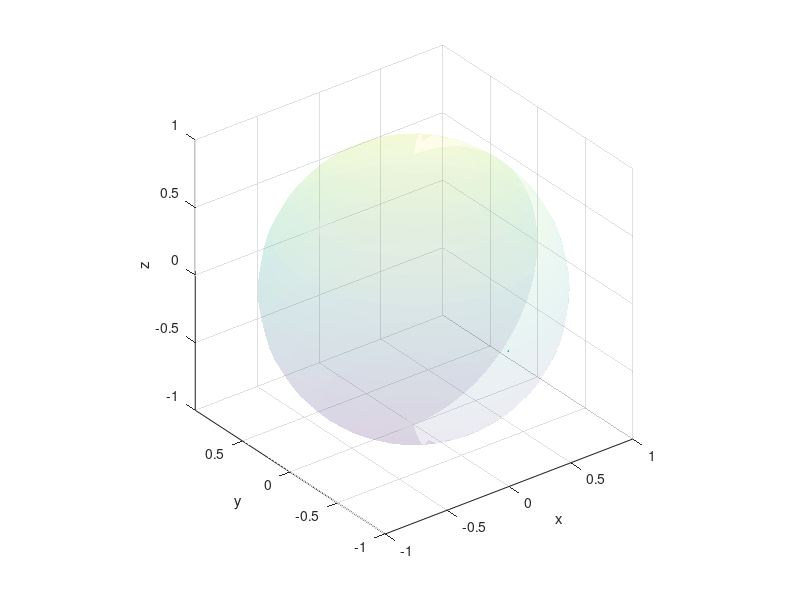

The MATLAB source for this figure: (Note: this script raises an error after producing the figure.)
clear;
clear clc;
close all;

numSteps=20;

p=deg2rad(0);
q=deg2rad(0);
r=deg2rad(0);
gyroInput=[p;q;r];



nvector=[1;0;0];
evector=[0;-1;0];
dvector=[0;0;-1];



Ro=eye(3);

R=Ro;



[sX,sY,sZ]=sphere(30);
surf(sX,sY,sZ,'FaceAlpha',.1,'EdgeColor','none');
axis equal;
xlabel('x')
ylabel('y')
zlabel('z')
hold on

quiver3([0,0,0],[0,0,0],[0,0,0],[nvector(1),evector(1),dvector(1)],[nvector(2),evector(2),dvector(2)],[nvector(3),evector(3),dvector(3)],1);
pause

for i=1:numSteps,
    gyroInputWithBias=gyroInput+[.05;.04;.03];
    %R=R*Rexp(gyroInputWithBias)
    R=IntegrateOpenLoop(R,gyroInputWithBias,1)
    newNVector=R'*nvector;
    newEVector=R'*evector;
    newDVector=R'*dvector;
    quiver3([0,0,0],[0,0,0],[0,0,0],[newNVector(1),newEVector(1),newDVector(1)],[newNVector(2),newEVector(2),newDVector(2)],[newNVector(3),newEVector(3),newDVector(3)],1);
    pause;
end

hold off
 